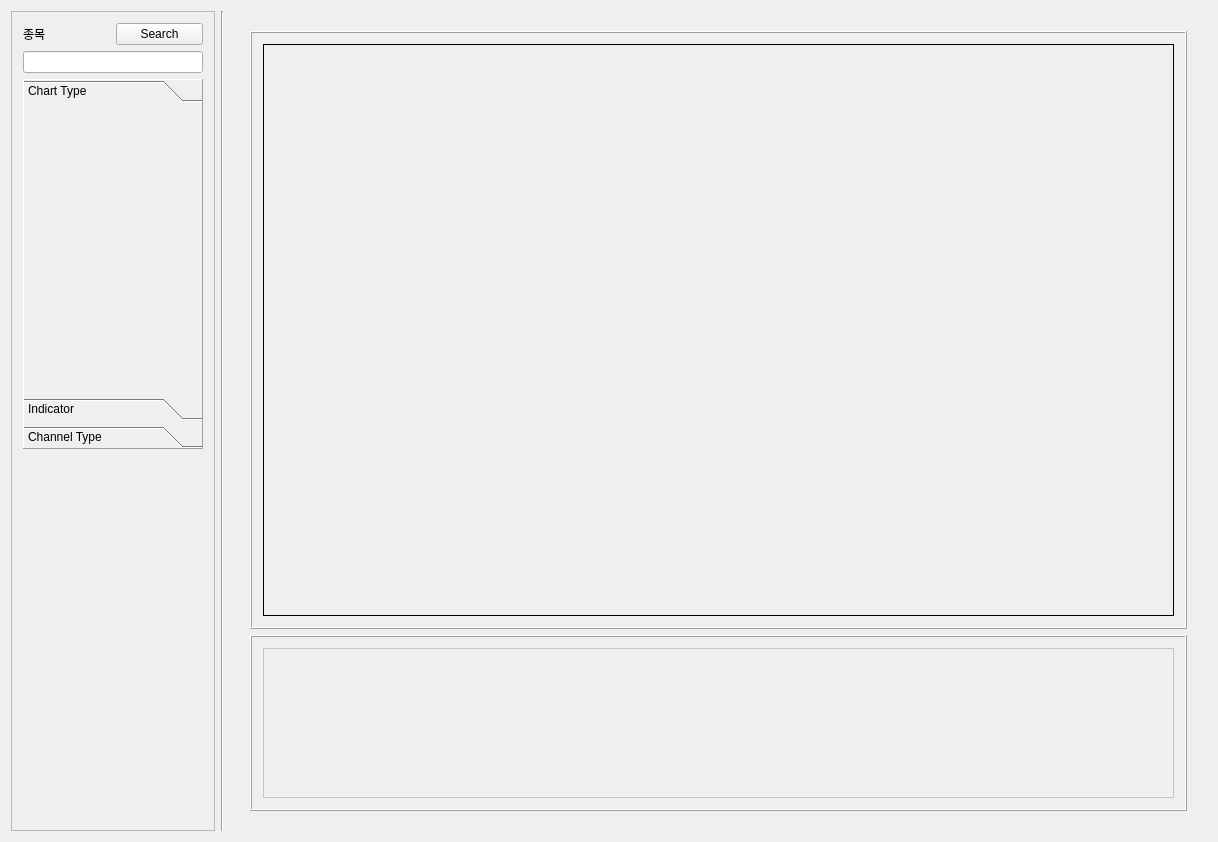
<?xml version="1.0" encoding="UTF-8"?>
<ui version="4.0">
 <class>ChartWidget</class>
 <widget class="QWidget" name="ChartWidget">
  <property name="geometry">
   <rect>
    <x>0</x>
    <y>0</y>
    <width>1218</width>
    <height>842</height>
   </rect>
  </property>
  <property name="palette">
   <palette>
    <active>
     <colorrole role="Base">
      <brush brushstyle="SolidPattern">
       <color alpha="255">
        <red>255</red>
        <green>255</green>
        <blue>255</blue>
       </color>
      </brush>
     </colorrole>
    </active>
    <inactive>
     <colorrole role="Base">
      <brush brushstyle="SolidPattern">
       <color alpha="255">
        <red>255</red>
        <green>255</green>
        <blue>255</blue>
       </color>
      </brush>
     </colorrole>
    </inactive>
    <disabled>
     <colorrole role="Base">
      <brush brushstyle="SolidPattern">
       <color alpha="255">
        <red>240</red>
        <green>240</green>
        <blue>240</blue>
       </color>
      </brush>
     </colorrole>
    </disabled>
   </palette>
  </property>
  <property name="windowTitle">
   <string>ChartWidget</string>
  </property>
  <layout class="QGridLayout" name="gridLayout_4">
   <item row="0" column="0">
    <layout class="QHBoxLayout" name="horizontalLayout_4">
     <item>
      <widget class="QFrame" name="frame">
       <property name="sizePolicy">
        <sizepolicy hsizetype="Fixed" vsizetype="Preferred">
         <horstretch>0</horstretch>
         <verstretch>0</verstretch>
        </sizepolicy>
       </property>
       <property name="frameShape">
        <enum>QFrame::StyledPanel</enum>
       </property>
       <property name="frameShadow">
        <enum>QFrame::Raised</enum>
       </property>
       <layout class="QGridLayout" name="gridLayout">
        <item row="0" column="0">
         <layout class="QGridLayout" name="gridLayout_3">
          <item row="4" column="0">
           <spacer name="verticalSpacer">
            <property name="orientation">
             <enum>Qt::Vertical</enum>
            </property>
            <property name="sizeHint" stdset="0">
             <size>
              <width>20</width>
              <height>60</height>
             </size>
            </property>
           </spacer>
          </item>
          <item row="3" column="0">
           <layout class="QVBoxLayout" name="verticalLayout_8"/>
          </item>
          <item row="1" column="0">
           <widget class="QLineEdit" name="stockName">
            <property name="minimumSize">
             <size>
              <width>180</width>
              <height>0</height>
             </size>
            </property>
            <property name="readOnly">
             <bool>true</bool>
            </property>
           </widget>
          </item>
          <item row="2" column="0">
           <layout class="QVBoxLayout" name="verticalLayout_6">
            <item>
             <widget class="QToolBox" name="mToolBox">
              <property name="sizePolicy">
               <sizepolicy hsizetype="Preferred" vsizetype="Preferred">
                <horstretch>0</horstretch>
                <verstretch>0</verstretch>
               </sizepolicy>
              </property>
              <property name="frameShape">
               <enum>QFrame::Panel</enum>
              </property>
              <property name="frameShadow">
               <enum>QFrame::Raised</enum>
              </property>
              <property name="currentIndex">
               <number>0</number>
              </property>
              <widget class="QWidget" name="mChartType">
               <property name="geometry">
                <rect>
                 <x>0</x>
                 <y>0</y>
                 <width>176</width>
                 <height>283</height>
                </rect>
               </property>
               <attribute name="label">
                <string>Chart Type</string>
               </attribute>
              </widget>
              <widget class="QWidget" name="mIndicatorType">
               <property name="geometry">
                <rect>
                 <x>0</x>
                 <y>0</y>
                 <width>88</width>
                 <height>69</height>
                </rect>
               </property>
               <attribute name="label">
                <string>Indicator</string>
               </attribute>
              </widget>
              <widget class="QWidget" name="mChannelType">
               <property name="geometry">
                <rect>
                 <x>0</x>
                 <y>0</y>
                 <width>88</width>
                 <height>69</height>
                </rect>
               </property>
               <attribute name="label">
                <string>Channel Type</string>
               </attribute>
              </widget>
             </widget>
            </item>
           </layout>
          </item>
          <item row="0" column="0">
           <layout class="QHBoxLayout" name="horizontalLayout">
            <property name="sizeConstraint">
             <enum>QLayout::SetFixedSize</enum>
            </property>
            <item>
             <widget class="QLabel" name="label">
              <property name="text">
               <string>종목</string>
              </property>
             </widget>
            </item>
            <item>
             <widget class="QPushButton" name="shcodeSearchBtn">
              <property name="text">
               <string>Search</string>
              </property>
             </widget>
            </item>
           </layout>
          </item>
         </layout>
        </item>
       </layout>
      </widget>
     </item>
     <item>
      <widget class="Line" name="line">
       <property name="baseSize">
        <size>
         <width>800</width>
         <height>550</height>
        </size>
       </property>
       <property name="orientation">
        <enum>Qt::Vertical</enum>
       </property>
      </widget>
     </item>
     <item>
      <widget class="QFrame" name="rightPanel">
       <property name="sizePolicy">
        <sizepolicy hsizetype="Expanding" vsizetype="Expanding">
         <horstretch>0</horstretch>
         <verstretch>0</verstretch>
        </sizepolicy>
       </property>
       <property name="palette">
        <palette>
         <active>
          <colorrole role="Base">
           <brush brushstyle="SolidPattern">
            <color alpha="255">
             <red>255</red>
             <green>255</green>
             <blue>255</blue>
            </color>
           </brush>
          </colorrole>
          <colorrole role="Window">
           <brush brushstyle="SolidPattern">
            <color alpha="255">
             <red>255</red>
             <green>255</green>
             <blue>255</blue>
            </color>
           </brush>
          </colorrole>
         </active>
         <inactive>
          <colorrole role="Base">
           <brush brushstyle="SolidPattern">
            <color alpha="255">
             <red>255</red>
             <green>255</green>
             <blue>255</blue>
            </color>
           </brush>
          </colorrole>
          <colorrole role="Window">
           <brush brushstyle="SolidPattern">
            <color alpha="255">
             <red>255</red>
             <green>255</green>
             <blue>255</blue>
            </color>
           </brush>
          </colorrole>
         </inactive>
         <disabled>
          <colorrole role="Base">
           <brush brushstyle="SolidPattern">
            <color alpha="255">
             <red>255</red>
             <green>255</green>
             <blue>255</blue>
            </color>
           </brush>
          </colorrole>
          <colorrole role="Window">
           <brush brushstyle="SolidPattern">
            <color alpha="255">
             <red>255</red>
             <green>255</green>
             <blue>255</blue>
            </color>
           </brush>
          </colorrole>
         </disabled>
        </palette>
       </property>
       <property name="frameShape">
        <enum>QFrame::Box</enum>
       </property>
       <property name="frameShadow">
        <enum>QFrame::Raised</enum>
       </property>
       <property name="lineWidth">
        <number>0</number>
       </property>
       <layout class="QGridLayout" name="gridLayout_6">
        <property name="leftMargin">
         <number>20</number>
        </property>
        <property name="topMargin">
         <number>20</number>
        </property>
        <property name="rightMargin">
         <number>20</number>
        </property>
        <property name="bottomMargin">
         <number>20</number>
        </property>
        <item row="0" column="0">
         <widget class="QFrame" name="chartViewerFrame">
          <property name="sizePolicy">
           <sizepolicy hsizetype="Expanding" vsizetype="Expanding">
            <horstretch>0</horstretch>
            <verstretch>0</verstretch>
           </sizepolicy>
          </property>
          <property name="frameShape">
           <enum>QFrame::Box</enum>
          </property>
          <property name="frameShadow">
           <enum>QFrame::Raised</enum>
          </property>
          <layout class="QGridLayout" name="gridLayout_5">
           <item row="0" column="0">
            <widget class="QChartViewer" name="chartViewer">
             <property name="sizePolicy">
              <sizepolicy hsizetype="Expanding" vsizetype="Expanding">
               <horstretch>0</horstretch>
               <verstretch>0</verstretch>
              </sizepolicy>
             </property>
             <property name="frameShape">
              <enum>QFrame::Box</enum>
             </property>
             <property name="text">
              <string/>
             </property>
            </widget>
           </item>
          </layout>
         </widget>
        </item>
        <item row="1" column="0">
         <widget class="QFrame" name="viewPortFrame">
          <property name="sizePolicy">
           <sizepolicy hsizetype="Expanding" vsizetype="Preferred">
            <horstretch>0</horstretch>
            <verstretch>0</verstretch>
           </sizepolicy>
          </property>
          <property name="minimumSize">
           <size>
            <width>0</width>
            <height>0</height>
           </size>
          </property>
          <property name="frameShape">
           <enum>QFrame::Box</enum>
          </property>
          <property name="frameShadow">
           <enum>QFrame::Raised</enum>
          </property>
          <layout class="QGridLayout" name="gridLayout_2">
           <item row="0" column="0">
            <widget class="QViewPortControl" name="viewPortControl">
             <property name="sizePolicy">
              <sizepolicy hsizetype="Expanding" vsizetype="Fixed">
               <horstretch>0</horstretch>
               <verstretch>0</verstretch>
              </sizepolicy>
             </property>
             <property name="minimumSize">
              <size>
               <width>0</width>
               <height>150</height>
              </size>
             </property>
             <property name="frameShape">
              <enum>QFrame::StyledPanel</enum>
             </property>
             <property name="text">
              <string/>
             </property>
            </widget>
           </item>
          </layout>
         </widget>
        </item>
       </layout>
      </widget>
     </item>
    </layout>
   </item>
  </layout>
 </widget>
 <layoutdefault spacing="6" margin="11"/>
 <customwidgets>
  <customwidget>
   <class>QChartViewer</class>
   <extends>QLabel</extends>
   <header>service/chart/ui/qchartviewer.h</header>
  </customwidget>
  <customwidget>
   <class>QViewPortControl</class>
   <extends>QLabel</extends>
   <header>service/chart/ui/qchartviewer.h</header>
  </customwidget>
 </customwidgets>
 <resources/>
 <connections/>
</ui>
